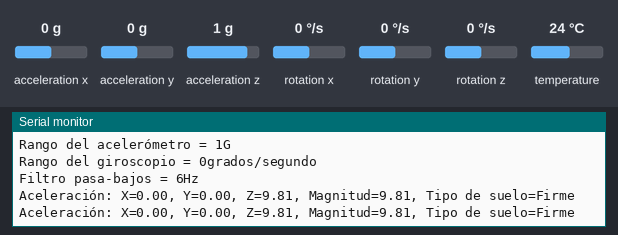
This sketch was run on a simulated Arduino Uno, built with avr-gcc and run on an emulated ATmega328P. Shown: the last lines printed to the serial monitor. The test bench sets the inputs (shaded band); at power-on: acceleration x 0 g, acceleration y 0 g, acceleration z 1 g, rotation x 0 °/s, rotation y 0 °/s, rotation z 0 °/s, temperature 24 °C.

Above: at 1.8 s.
1.9 s: acceleration x set to -1.4 g
At 2.8 s:
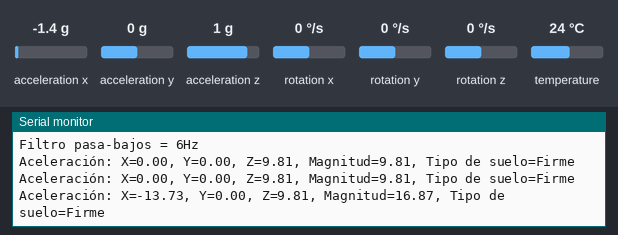
3.4 s: acceleration y set to -1.4 g
At 4.7 s:
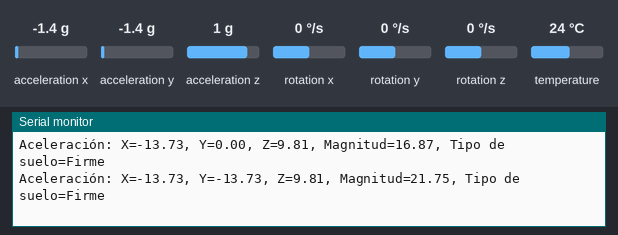
4.9 s: acceleration z set to -1.4 g
At 5.8 s:
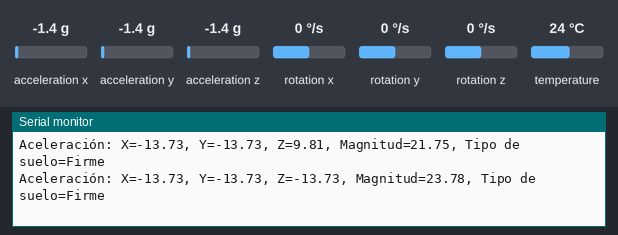
Timing chart, 0 to 7.9 s (numbered marks = the images above; inputs shaded):
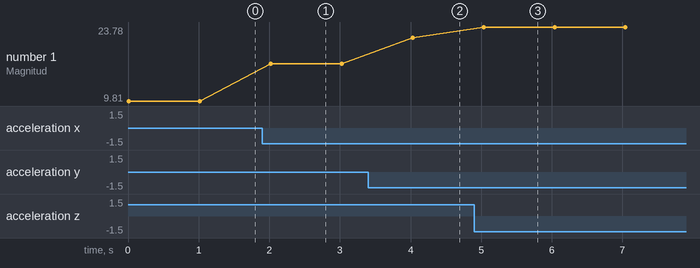

The sketch:

mdu6050.ino
```cpp
// Incluir la librería Adafruit MPU6050
#include <Adafruit_MPU6050.h>
#include <Adafruit_Sensor.h>
#include <Wire.h>

// Crear un objeto sensor
Adafruit_MPU6050 mpu;

// Definir los umbrales de movimiento para cada tipo de suelo
// Estos valores se pueden ajustar según la necesidad
#define UMBRAL_FIRME 181 // Aceleración máxima en m/s^2 para suelo firme
#define UMBRAL_BLANDO 905 // Aceleración máxima en m/s^2 para suelo blando
#define UMBRAL_LIQUIDO 1810 // Aceleración máxima en m/s^2 para suelo líquido


// Definir una variable para almacenar el tipo de suelo
String tipo_suelo = "";

void setup(void) {
  Serial.begin(115200);
  // Esperar a que el puerto serie esté disponible
  while (!Serial)
    delay(10);

  Serial.println("Iniciando el sensor MPU6050");

  // Inicializar el sensor con los valores por defecto
  if (!mpu.begin()) {
    Serial.println("No se pudo encontrar el sensor MPU6050, comprueba las conexiones!");
    while (1)
      delay(10);
  }

  // Establecer el rango del acelerómetro a +/- 4G
  mpu.setAccelerometerRange(MPU6050_RANGE_4_G);

  // Establecer el rango del giroscopio a +/- 250 grados/segundo
  mpu.setGyroRange(MPU6050_RANGE_250_DEG);

  // Establecer el filtro pasa-bajos a 5 Hz
  mpu.setFilterBandwidth(MPU6050_BAND_5_HZ);

  // Imprimir los valores actuales del sensor
  Serial.println("Valores del sensor:");
  Serial.print("Rango del acelerómetro = ");
  Serial.print(mpu.getAccelerometerRange());
  Serial.println("G");
  Serial.print("Rango del giroscopio = ");
  Serial.print(mpu.getGyroRange());
  Serial.println("grados/segundo");
  Serial.print("Filtro pasa-bajos = ");
  Serial.print(mpu.getFilterBandwidth());
  Serial.println("Hz");
}

void loop() {

  // Leer los datos del sensor
  sensors_event_t a, g, temp;
  mpu.getEvent(&a, &g, &temp);

  // Calcular la magnitud de la aceleración en m/s^2
  float magnitud = sqrt(a.acceleration.x * a.acceleration.x +
                        a.acceleration.y * a.acceleration.y +
                        a.acceleration.z * a.acceleration.z);

  // Clasificar el tipo de suelo según la magnitud de la aceleración
  if (magnitud < UMBRAL_FIRME) {
    tipo_suelo = "Firme";
  }
  else if (magnitud < UMBRAL_BLANDO) {
    tipo_suelo = "Blando";
  }
  else if (magnitud < UMBRAL_LIQUIDO) {
    tipo_suelo = "Líquido";
  }

  // Imprimir los datos del sensor y el tipo de suelo en el monitor serie
  Serial.print("Aceleración: X=");
  Serial.print(a.acceleration.x);
  Serial.print(", Y=");
  Serial.print(a.acceleration.y);
  Serial.print(", Z=");
  Serial.print(a.acceleration.z);

   Serial.print(", Magnitud=");
   Serial.print(magnitud);
   Serial.print(", Tipo de suelo=");
   Serial.println(tipo_suelo);

   // Esperar un segundo entre lecturas
   delay(1000);
}
```

Measured:
- after the input at 1.9 s, the serial monitor: prints a new line after 0.12 s (image 1)
- after the input at 3.4 s, the serial monitor: prints a new line after 0.63 s (image 2)
- after the input at 4.9 s, the serial monitor: prints a new line after 0.13 s (image 3)
- plotted number 1: 9.81 → 16.87 after the input at 1.9 s, 16.87 → 21.75 after the input at 3.4 s, 21.75 → 23.78 after the input at 4.9 s
